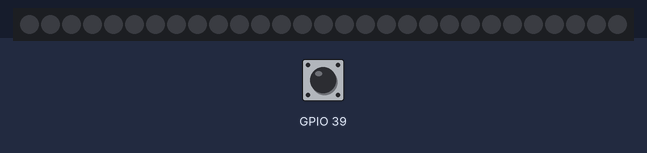
Simulated run of this program. Board: ESP32 board running MicroPython. Parts: 29 RGB LEDs in strip order, left to right. Inputs (shaded band) come from the test bench. Dim RGB values are drawn brighter than linear.

Above: at 1.2 s.
1.3 s: button A pressed for 0.15 s
At 2.1 s:
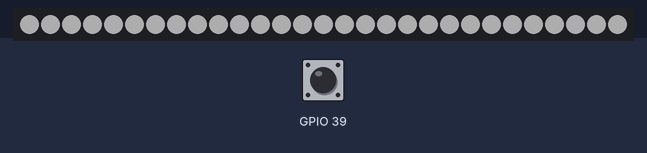
2.9 s: button A pressed for 1 s
5.4 s: button A pressed for 0.15 s
At 6.4 s:
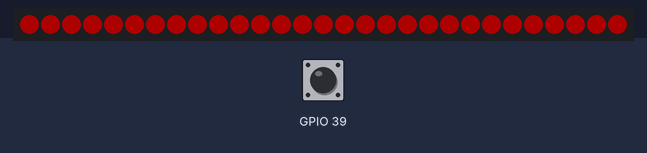
7.0 s: button A pressed for 1 s
9.5 s: button A pressed for 3.2 s
At 10.7 s:
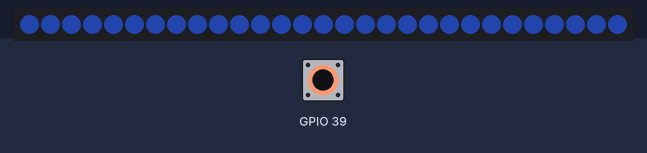
14.2 s: button A pressed 5 times (0.12 s each, 0.3 s apart)
At 16.4 s:
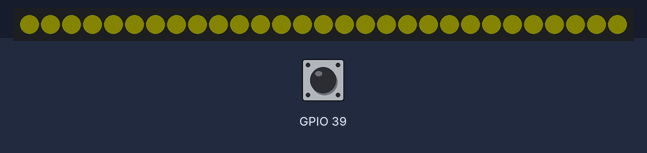
Timing chart, 0 to 17.9 s (numbered marks = the images above; inputs shaded):
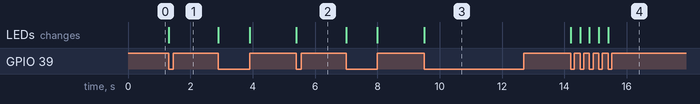

Measured:
- after the input at 1.3 s, the LEDs: change at once (image 1)
- after the input at 5.4 s, the LEDs: change at once (image 2)
- after the input at 9.5 s, the LEDs: change at once (image 3)
- after the input at 14.2 s, the LEDs: first change at once (image 4 shows a later state)

The program:

LIGHTSTRIP_29_btn_press.py
```python
from m5stack import *
from m5ui import *
from uiflow import *
import unit

neopixel0 = unit.get(unit.NEOPIXEL, unit.PORTA, 29)

# neopixel0.setColorFrom(1, 29, 0x000000) off (black)
# neopixel0.setColorFrom(1, 29, 0xffffff) white
# neopixel0.setColorFrom(1, 29, 0xff0000) red
# neopixel0.setColorFrom(1, 29, 0x33ccff) lightblue
# neopixel0.setColorFrom(1, 29, 0x3366ff) darklue
# neopixel0.setColorFrom(1, 29, 0xff6666) pinkish
# neopixel0.setColorFrom(1, 29, 0xffff00) yellow
# neopixel0.setColorFrom(1, 29, 0x33cc00) green
# neopixel0.setColorFrom(1, 29, 0xcc66cc) purple
color = 1

def buttonA_pressFor():
    # global params
    neopixel0.setBrightness(20)
    pass
btnA.pressFor(0.8, buttonA_pressFor)

def buttonA_wasDoublePress():
    # global params
    neopixel0.setBrightness(3)
    pass
btnA.wasDoublePress(buttonA_wasDoublePress)

def buttonA_wasPressed():
    global color
    if color == 1:
        color = 2
        neopixel0.setColorFrom(1, 29, 0xffffff) # white
        neopixel0.setBrightness(20)
    elif color == 2:
        color = 3
        neopixel0.setColorFrom(1, 29, 0xffffff) # white
        neopixel0.setBrightness(3)
    elif color == 3:
        color = 4
        neopixel0.setColorFrom(1, 29, 0xff0000) # red
        neopixel0.setBrightness(20)
    elif color == 4:
        color = 5
        neopixel0.setColorFrom(1, 29, 0xff0000) # red
        neopixel0.setBrightness(3)
    elif color == 3:
        color = 4
        neopixel0.setColorFrom(1, 29, 0x33ccff) # lightblue
        neopixel0.setBrightness(20)
    elif color == 4:
        color = 5
        neopixel0.setColorFrom(1, 29, 0x33ccff) # lightblue
        neopixel0.setBrightness(3)
    elif color == 5:
        color = 6
        neopixel0.setColorFrom(1, 29, 0x3366ff) # darkblue
        neopixel0.setBrightness(20)
    elif color == 6:
        color = 7
        neopixel0.setColorFrom(1, 29, 0x3366ff) # darkblue
        neopixel0.setBrightness(3)
    elif color == 7:
        color = 8
        neopixel0.setColorFrom(1, 29, 0xff6666) # pinkish
        neopixel0.setBrightness(20)
    elif color == 8:
        color = 9
        neopixel0.setColorFrom(1, 29, 0xff6666) # pinkish
        neopixel0.setBrightness(3)
    elif color == 9:
        color = 10
        neopixel0.setColorFrom(1, 29, 0xffff00) # yellow
        neopixel0.setBrightness(20)
    elif color == 10:
        color = 11
        neopixel0.setColorFrom(1, 29, 0xffff00) # yellow
        neopixel0.setBrightness(3)
    elif color == 11:
        color = 12
        neopixel0.setColorFrom(1, 29, 0x33cc00) # green
        neopixel0.setBrightness(20)
    elif color == 12:
        color = 13
        neopixel0.setColorFrom(1, 29, 0x33cc00) # green
        neopixel0.setBrightness(3)
    elif color == 13:
        color = 14
        neopixel0.setColorFrom(1, 29, 0xcc66cc) # purple
        neopixel0.setBrightness(20)
    elif color == 14:
        color = 15
        neopixel0.setColorFrom(1, 29, 0xcc66cc) # purple
        neopixel0.setBrightness(3)
    elif color == 15:
        color = 1
        neopixel0.setColorFrom(1, 29, 0x000000) #black
        neopixel0.setBrightness(20)
    return

btnA.wasPressed(buttonA_wasPressed)
```
